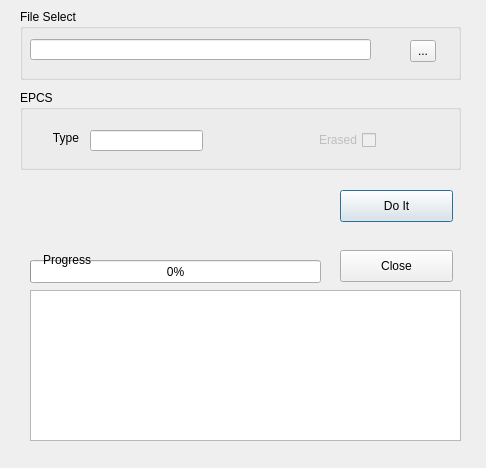
<?xml version="1.0" encoding="UTF-8"?>
<ui version="4.0">
 <class>Dial_ThorProg</class>
 <widget class="QDialog" name="Dial_ThorProg">
  <property name="geometry">
   <rect>
    <x>0</x>
    <y>0</y>
    <width>486</width>
    <height>468</height>
   </rect>
  </property>
  <property name="windowTitle">
   <string>Thor Programmation</string>
  </property>
  <widget class="QToolButton" name="toolButton_File">
   <property name="geometry">
    <rect>
     <x>410</x>
     <y>40</y>
     <width>26</width>
     <height>22</height>
    </rect>
   </property>
   <property name="text">
    <string>...</string>
   </property>
  </widget>
  <widget class="QGroupBox" name="groupBox">
   <property name="geometry">
    <rect>
     <x>20</x>
     <y>9</y>
     <width>441</width>
     <height>71</height>
    </rect>
   </property>
   <property name="title">
    <string>File Select</string>
   </property>
   <widget class="QLineEdit" name="lineEdit_Fname">
    <property name="geometry">
     <rect>
      <x>10</x>
      <y>30</y>
      <width>341</width>
      <height>21</height>
     </rect>
    </property>
    <property name="readOnly">
     <bool>true</bool>
    </property>
   </widget>
  </widget>
  <widget class="QGroupBox" name="groupBox_2">
   <property name="geometry">
    <rect>
     <x>20</x>
     <y>90</y>
     <width>441</width>
     <height>80</height>
    </rect>
   </property>
   <property name="title">
    <string>EPCS</string>
   </property>
   <widget class="QLineEdit" name="lineEdit_EPCS">
    <property name="geometry">
     <rect>
      <x>70</x>
      <y>40</y>
      <width>113</width>
      <height>21</height>
     </rect>
    </property>
    <property name="readOnly">
     <bool>true</bool>
    </property>
   </widget>
   <widget class="QLabel" name="label">
    <property name="geometry">
     <rect>
      <x>0</x>
      <y>40</y>
      <width>59</width>
      <height>16</height>
     </rect>
    </property>
    <property name="text">
     <string>Type</string>
    </property>
    <property name="alignment">
     <set>Qt::AlignRight|Qt::AlignTrailing|Qt::AlignVCenter</set>
    </property>
   </widget>
   <widget class="QCheckBox" name="checkBox_Erase">
    <property name="enabled">
     <bool>false</bool>
    </property>
    <property name="geometry">
     <rect>
      <x>270</x>
      <y>40</y>
      <width>86</width>
      <height>20</height>
     </rect>
    </property>
    <property name="layoutDirection">
     <enum>Qt::RightToLeft</enum>
    </property>
    <property name="text">
     <string>Erased</string>
    </property>
   </widget>
  </widget>
  <widget class="QProgressBar" name="progressBar">
   <property name="geometry">
    <rect>
     <x>30</x>
     <y>260</y>
     <width>291</width>
     <height>23</height>
    </rect>
   </property>
   <property name="value">
    <number>0</number>
   </property>
  </widget>
  <widget class="QPushButton" name="pushButton_Do">
   <property name="geometry">
    <rect>
     <x>340</x>
     <y>190</y>
     <width>113</width>
     <height>32</height>
    </rect>
   </property>
   <property name="text">
    <string>Do It</string>
   </property>
  </widget>
  <widget class="QPushButton" name="pushButton_Close">
   <property name="geometry">
    <rect>
     <x>340</x>
     <y>250</y>
     <width>113</width>
     <height>32</height>
    </rect>
   </property>
   <property name="text">
    <string>Close</string>
   </property>
  </widget>
  <widget class="QTextEdit" name="textEdit_Msg">
   <property name="geometry">
    <rect>
     <x>30</x>
     <y>290</y>
     <width>431</width>
     <height>151</height>
    </rect>
   </property>
  </widget>
  <widget class="QLabel" name="label_2">
   <property name="geometry">
    <rect>
     <x>20</x>
     <y>250</y>
     <width>71</width>
     <height>20</height>
    </rect>
   </property>
   <property name="text">
    <string>Progress</string>
   </property>
   <property name="alignment">
    <set>Qt::AlignRight|Qt::AlignTrailing|Qt::AlignVCenter</set>
   </property>
  </widget>
  <zorder>groupBox_2</zorder>
  <zorder>groupBox</zorder>
  <zorder>toolButton_File</zorder>
  <zorder>progressBar</zorder>
  <zorder>pushButton_Do</zorder>
  <zorder>pushButton_Close</zorder>
  <zorder>textEdit_Msg</zorder>
  <zorder>label_2</zorder>
 </widget>
 <resources/>
 <connections/>
</ui>
